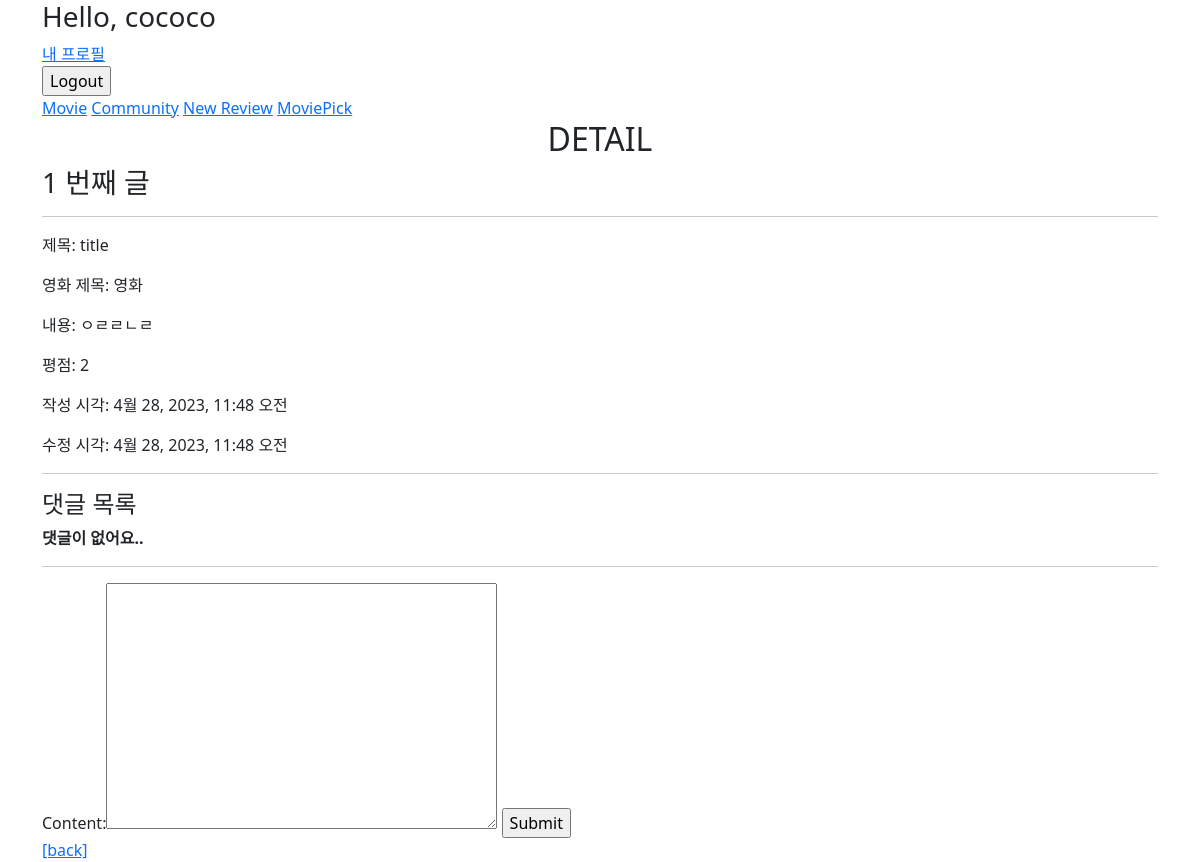
Page /community/1/ (signed in) on the committed database.
### community/models.py (models this page shows)
class Review(models.Model):
    title = models.CharField(max_length=100)
    movie_title = models.CharField(max_length=50)
    rank = models.IntegerField()
    content = models.TextField()
    created_at = models.DateTimeField(auto_now_add=True)
    updated_at = models.DateTimeField(auto_now=True)
    user = models.ForeignKey(settings.AUTH_USER_MODEL, on_delete=models.CASCADE)
    like_users = models.ManyToManyField(settings.AUTH_USER_MODEL, related_name='like_reviews')

### community/views.py (the view)
# urls.py: path('<int:review_pk>/', views.detail, name='detail'),
@require_safe
def detail(request, review_pk):
    review = get_object_or_404(Review, pk=review_pk)
    comments = review.comment_set.all()
    comment_form = CommentForm()
    context = {
        'review': review,
        'comment_form': comment_form,
        'comments': comments,
    }
    return render(request, 'community/detail.html', context)

### community/forms.py
class CommentForm(forms.ModelForm):
    class Meta:
        model = Comment
        exclude = ['review', 'user']

### community/templates/community/detail.html (shortened to what this page needs)
{% extends 'base.html' %}
{% block content %}
  <h2 class="text-center">DETAIL</h2>
  <h3>{{ review.pk }} 번째 글</h3>
  <hr>
  <p>제목: {{ review.title }}</p>
  <p>영화 제목: {{ review.movie_title }}</p>
  <p>내용: {{ review.content }}</p>
  <p>평점: {{ review.rank }}</p>
  <p>작성 시각: {{ review.created_at }}</p>
  <p>수정 시각: {{ review.updated_at }}</p>
  <hr>
  <h4>댓글 목록</h4>
  {% for comment in comments %}
    <div>
      {{ comment.user }} - {{ comment.content }}
    </div>
  {% empty %}
    <p><b>댓글이 없어요..</b></p>
  {% endfor %}
  <hr>
  {% if user.is_authenticated %}
    <form action="{% url 'community:create_comment' review.pk %}" method="POST">
      {{ comment_form }}
      <input type="submit">
    </form>
  {% else %}
    <a href="{% url 'accounts:login' %}">[댓글을 작성하려면 로그인하세요.]</a>
  {% endif %}
  <a href="{% url 'community:index' %}">[back]</a>
{% endblock  %}

### rows in the picture
Review: pk "1", title "title", movie_title "영화", content "ㅇㄹㄹㄴㄹ", rank "2", created_at "4월 28, 2023, 11:48 오전", updated_at "4월 28, 2023, 11:48 오전"
